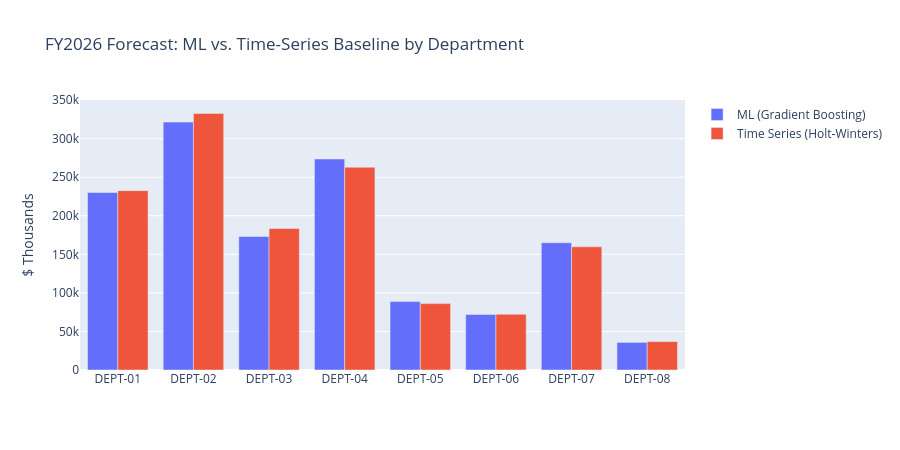

Source (notebook cell):
### Code cell
compare = pd.DataFrame({
    "ML_GBR_forecast": next_fy_forecast,
    "HoltWinters_forecast": hw_next_fy,
}).dropna()
compare["pct_diff"] = (compare.ML_GBR_forecast - compare.HoltWinters_forecast) / compare.HoltWinters_forecast * 100

fig = go.Figure()
fig.add_bar(x=compare.index, y=compare.ML_GBR_forecast, name="ML (Gradient Boosting)")
fig.add_bar(x=compare.index, y=compare.HoltWinters_forecast, name="Time Series (Holt-Winters)")
fig.update_layout(barmode="group", title=f"FY{final_year+1} Forecast: ML vs. Time-Series Baseline by Department",
                   yaxis_title="$ Thousands", height=450)
fig.show()
compare.round(1)

### Figure 1 — Plotly figure (JSON) as saved in the notebook; plotly's stock layout.template omitted (floating-point values rounded to 4 significant figures)
{"data": [{"name": "ML (Gradient Boosting)", "type": "bar", "x": ["DEPT-01", "DEPT-02", "DEPT-03", "DEPT-04", "DEPT-05", "DEPT-06", "DEPT-07", "DEPT-08"], "y": [230200.0, 321500.0, 173100.0, 273600.0, 88690.0, 71980.0, 165000.0, 35760.0]}, {"name": "Time Series (Holt-Winters)", "type": "bar", "x": ["DEPT-01", "DEPT-02", "DEPT-03", "DEPT-04", "DEPT-05", "DEPT-06", "DEPT-07", "DEPT-08"], "y": [232600.0, 332600.0, 183500.0, 262900.0, 86100.0, 72360.0, 159800.0, 36820.0]}], "layout": {"barmode": "group", "height": 450, "title": {"text": "FY2026 Forecast: ML vs. Time-Series Baseline by Department"}, "yaxis": {"title": {"text": "$ Thousands"}}}}
